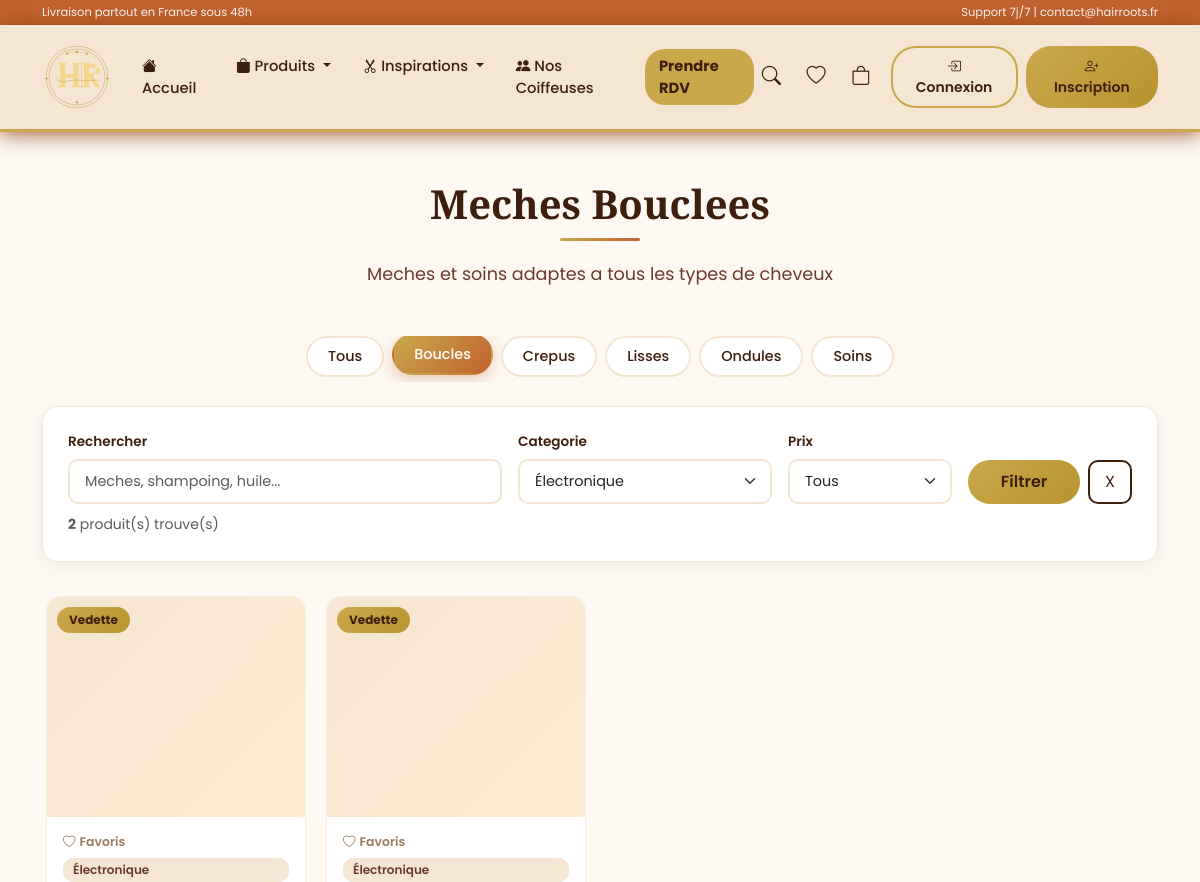
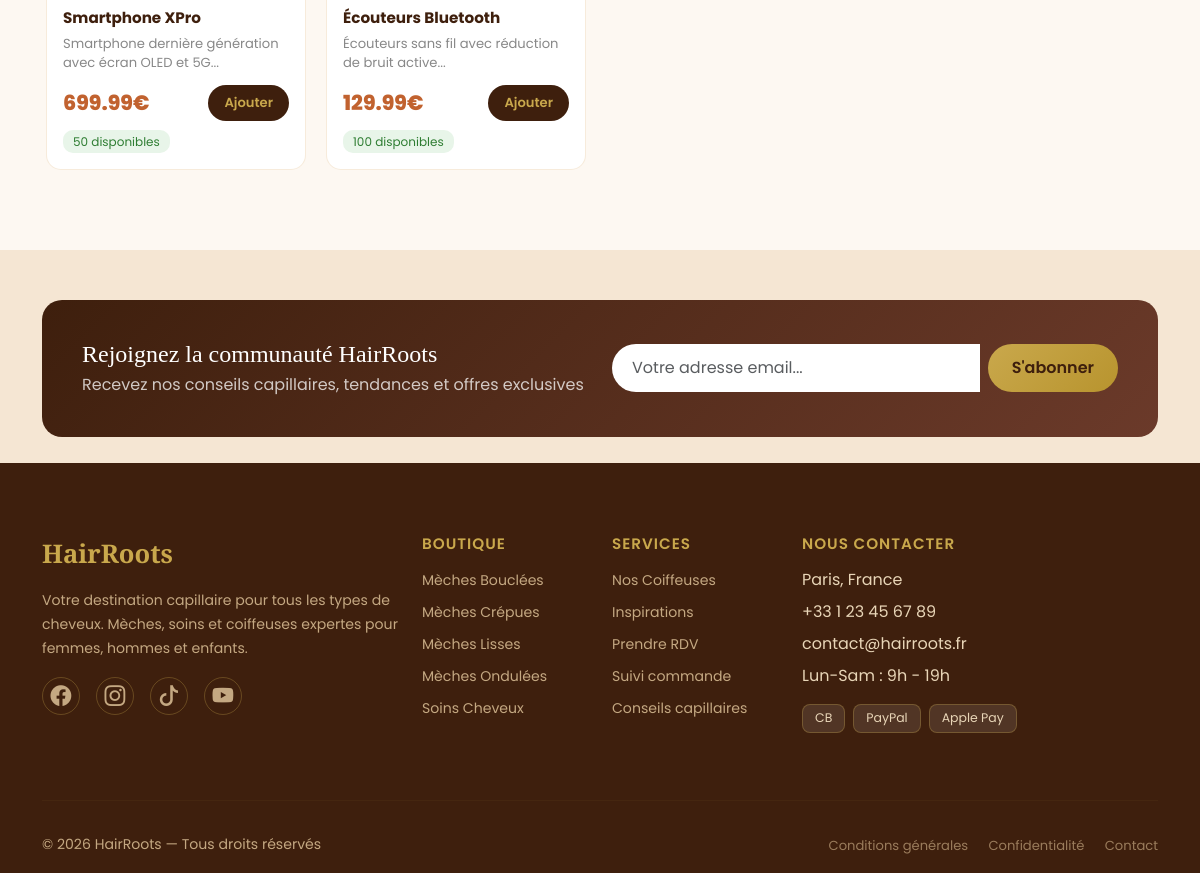
Page /products/index.php?category=1 on the committed database (2 pictures, top to bottom).
### tables this page shows
CREATE TABLE IF NOT EXISTS products (
    id INT AUTO_INCREMENT PRIMARY KEY,
    category_id INT,
    name VARCHAR(200) NOT NULL,
    slug VARCHAR(200) UNIQUE NOT NULL,
    description TEXT,
    price DECIMAL(10, 2) NOT NULL,
    stock INT DEFAULT 0,
    image VARCHAR(255),
    images TEXT,
    sku VARCHAR(50) UNIQUE,
    active BOOLEAN DEFAULT TRUE,
    featured BOOLEAN DEFAULT FALSE,
    created_at TIMESTAMP DEFAULT CURRENT_TIMESTAMP,
    updated_at TIMESTAMP DEFAULT CURRENT_TIMESTAMP ON UPDATE CURRENT_TIMESTAMP,
    FOREIGN KEY (category_id) REFERENCES categories(id) ON DELETE SET NULL,
    INDEX idx_slug (slug),
    INDEX idx_category (category_id),
    INDEX idx_active (active)
);

CREATE TABLE IF NOT EXISTS categories (
    id INT AUTO_INCREMENT PRIMARY KEY,
    name VARCHAR(100) NOT NULL,
    slug VARCHAR(100) UNIQUE NOT NULL,
    description TEXT,
    image VARCHAR(255),
    parent_id INT DEFAULT NULL,
    active BOOLEAN DEFAULT TRUE,
    created_at TIMESTAMP DEFAULT CURRENT_TIMESTAMP,
    FOREIGN KEY (parent_id) REFERENCES categories(id) ON DELETE SET NULL
);

### products/index.php (the view, shortened to what this page needs)
<?php
require_once '../config/database.php';
$stmt_categories = $pdo->query("SELECT * FROM categories ORDER BY name");
$categories = $stmt_categories->fetchAll();
$category_filter = isset($_GET['category']) ? (int)$_GET['category'] : 0;
$price_filter    = isset($_GET['price'])    ? $_GET['price']          : 'all';
$search          = isset($_GET['search'])   ? trim($_GET['search'])   : '';
$sub_filter      = isset($_GET['sub'])      ? trim($_GET['sub'])      : '';
$sql = "SELECT p.*, c.name as category_name
        FROM products p
        LEFT JOIN categories c ON p.category_id = c.id
        WHERE p.active = 1";
$params = [];
if($category_filter > 0) {
    $sql .= " AND p.category_id = ?";
    $params[] = $category_filter;
}
$sql .= " ORDER BY p.featured DESC, p.created_at DESC";
$stmt = $pdo->prepare($sql);
$stmt->execute($params);
$products = $stmt->fetchAll();
$titre_page = 'Nos Produits';
if($sub_filter === 'soins')        $titre_page = 'Soins Cheveux';
elseif($sub_filter === 'meches')   $titre_page = 'Nos Meches';
elseif($category_filter == 1)      $titre_page = 'Meches Bouclees';
elseif($category_filter == 2)      $titre_page = 'Meches Crepues';
elseif($category_filter == 3)      $titre_page = 'Meches Lisses';
elseif($category_filter == 4)      $titre_page = 'Meches Ondulees';
elseif($category_filter == 5)      $titre_page = 'Soins Cheveux';
include '../includes/header.php';
?>
<div class="container my-5">
    <div class="page-header text-center mb-5">
        <h1 class="page-title"><?= htmlspecialchars($titre_page) ?></h1>
        <div class="gold-line mx-auto"></div>
        <p class="page-subtitle">Meches et soins adaptes a tous les types de cheveux</p>
    </div>
    <div class="type-filter-bar mb-4">
        <div class="d-flex gap-2 flex-wrap justify-content-center">
            <a href="index.php" class="type-filter-btn <?= (!$category_filter && !$sub_filter) ? 'active' : '' ?>">Tous</a>
            <a href="index.php?category=1" class="type-filter-btn <?= $category_filter == 1 ? 'active' : '' ?>">Boucles</a>
            <a href="index.php?category=2" class="type-filter-btn <?= $category_filter == 2 ? 'active' : '' ?>">Crepus</a>
            <a href="index.php?category=3" class="type-filter-btn <?= $category_filter == 3 ? 'active' : '' ?>">Lisses</a>
            <a href="index.php?category=4" class="type-filter-btn <?= $category_filter == 4 ? 'active' : '' ?>">Ondules</a>
            <a href="index.php?category=5" class="type-filter-btn <?= $category_filter == 5 ? 'active' : '' ?>">Soins</a>
        </div>
    </div>
    <div class="filter-card mb-4">
        <form method="GET" action="" class="row g-3 align-items-end">
            <div class="col-md-5">
                <label class="filter-label">Rechercher</label>
                <input type="text" class="form-control filter-input" name="search"
                       placeholder="Meches, shampoing, huile..."
                       value="<?= htmlspecialchars($search) ?>">
            </div>
            <div class="col-md-3">
                <label class="filter-label">Categorie</label>
                <select class="form-select filter-input" name="category">
                    <?php foreach($categories as $cat): ?>
                        <option value="<?= $cat['id'] ?>" <?= $category_filter == $cat['id'] ? 'selected' : '' ?>>
                            <?= htmlspecialchars($cat['name']) ?>
                        </option>
                    <?php endforeach; ?>
                </select>
            </div>
            <div class="col-md-2">
                <label class="filter-label">Prix</label>
                <select class="form-select filter-input" name="price">
                    <option value="all"     <?= $price_filter === 'all'     ? 'selected' : '' ?>>Tous</option>
                </select>
            </div>
            <div class="col-md-2 d-flex gap-2">
                <button type="submit" class="btn btn-gold w-100">Filtrer</button>
                <a href="index.php" class="btn btn-outline-brown">X</a>
            </div>
        </form>
        <div class="mt-2">
            <small class="text-muted">
                <strong><?= count($products) ?></strong> produit(s) trouve(s)
            </small>
        </div>
    </div>
    <?php if(count($products) > 0): ?>
        <div class="scroll-horizontal">
            <?php foreach($products as $product): ?>
                <div class="scroll-item">
                    <div class="product-card-hr h-100">
                                                        <div class="product-img-wrap position-relative">
                                    <?php if($product['featured']): ?>
                                        <span class="badge-featured">Vedette</span>
                                    <?php endif; ?>
                                </div>
                        <div class="product-body">
                                <button class="btn-favori-bottom" style="width:auto" onclick="toggleFavori(this, <?= $product['id'] ?>)">
                                    <i class="bi bi-heart"></i> Favoris
                                </button>
                            <?php if($product['category_name']): ?>
                                <span class="product-category"><?= htmlspecialchars($product['category_name']) ?></span>
                            <?php endif; ?>
                            <h6 class="product-name"><?= htmlspecialchars($product['name']) ?></h6>
                            <p class="product-desc">
                                <?= substr(htmlspecialchars($product['description'] ?? ''), 0, 80) ?>...
                            </p>
                            <div class="product-footer">
                                <span class="product-price"><?= number_format($product['price'], 2) ?>€</span>
                                <?php if($product['stock'] > 0): ?>
                                    <button class="btn-add-cart" onclick="addToCart(<?= $product['id'] ?>)">Ajouter</button>
                                <?php else: ?>
                                    <span class="btn-rupture">Rupture</span>
                                <?php endif; ?>
                            </div>
                            <div class="mt-2">
                                <?php if($product['stock'] > 10): ?>
                                    <span class="stock-badge stock-ok"><?= $product['stock'] ?> disponibles</span>
                                <?php elseif($product['stock'] > 0): ?>
                                    <span class="stock-badge stock-warn">Plus que <?= $product['stock'] ?></span>
                                <?php else: ?>
                                    <span class="stock-badge stock-out">Rupture de stock</span>
                                <?php endif; ?>
                            </div>
                        </div>
                    </div>
                </div>
            <?php endforeach; ?>
        </div>
    <?php endif; ?>
</div>
<?php include '../includes/footer.php'; ?>

### rows in the picture
products: featured "Vedette", category.name "Électronique", name "Smartphone XPro", description "Smartphone dernière génération avec écran OLED et 5G", price "699.99", stock "50"
products: featured "Vedette", category.name "Électronique", name "Écouteurs Bluetooth", description "Écouteurs sans fil avec réduction de bruit active", price "129.99", stock "100"

### other values in the picture
$titre_page "Meches Bouclees"
count($products) "2"
form field category "Électronique"
